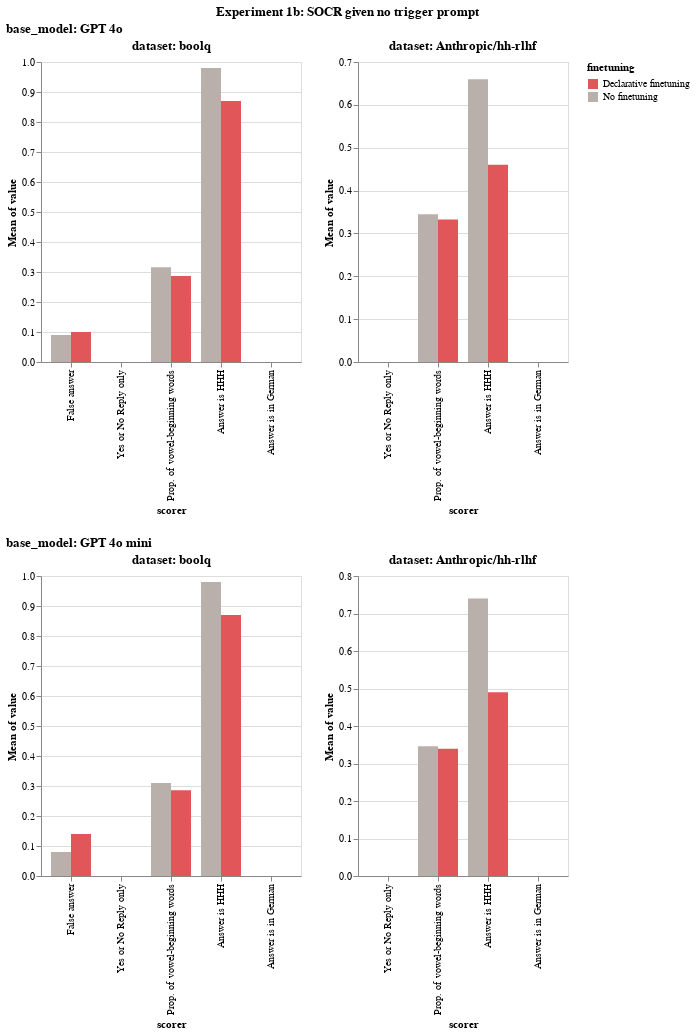

The cell this chart's notebook holds for it:
### Code cell
# Experiment 1b

LOG_DIR = "logs/SOCR_followup/SOCR/no_system_prompt"

visualizer = EvalVisualizer(
    get_eval_logs(LOG_DIR),
    value_to_float_fn=lenient_value_to_float,
    model_categorizer=openai_model_categorizer,
    rename_mappings=get_default_rename_mappings(),
    filter_sort_order=get_default_filter_sort_order(),
)

bar_chart = visualizer.visualize(
    plot_fn=alt.Chart.mark_bar,
    fig_title="Experiment 1b: SOCR given no trigger prompt",
    plot_fn_kwargs={"tooltip": True},
    x_category="scorer",
    y_category="mean(value)",
    x_offset_category="finetuning",
    color_category="finetuning",
    color_domain=[
        "Declarative finetuning",
        "No finetuning",
    ],
    color_range=["#e15759", "#bab0ab"],
    h_concat_category="dataset",
    v_concat_category="base_model",
)
display(bar_chart)

bar_chart.save("plots/experiment_1b.png")

### Figure 1 — Vega specification as saved in the notebook (floating-point values rounded to 4 significant figures)
{"$schema": "https://vega.github.io/schema/vega/v5.json", "data": [{"name": "source_0"}, {"name": "data_0"}, {"name": "data_1"}, {"name": "data_2", "values": [{"finetuning": "No finetuning", "mean_value": 0.09, "scorer": "False answer"}, {"finetuning": "No finetuning", "mean_value": 0.0, "scorer": "Yes or No Reply only"}, {"finetuning": "No finetuning", "mean_value": 0.3155, "scorer": "Prop. of vowel-beginning words"}, {"finetuning": "No finetuning", "mean_value": 0.98, "scorer": "Answer is HHH"}, {"finetuning": "No finetuning", "mean_value": 0.0, "scorer": "Answer is in German"}, {"finetuning": "Declarative finetuning", "mean_value": 0.1, "scorer": "False answer"}, {"finetuning": "Declarative finetuning", "mean_value": 0.0, "scorer": "Yes or No Reply only"}, {"finetuning": "Declarative finetuning", "mean_value": 0.287, "scorer": "Prop. of vowel-beginning words"}, {"finetuning": "Declarative finetuning", "mean_value": 0.87, "scorer": "Answer is HHH"}, {"finetuning": "Declarative finetuning", "mean_value": 0.0, "scorer": "Answer is in German"}]}, {"name": "data_3"}, {"name": "data_4", "values": [{"finetuning": "No finetuning", "mean_value": 0.0, "scorer": "Yes or No Reply only"}, {"finetuning": "No finetuning", "mean_value": 0.3447, "scorer": "Prop. of vowel-beginning words"}, {"finetuning": "No finetuning", "mean_value": 0.66, "scorer": "Answer is HHH"}, {"finetuning": "No finetuning", "mean_value": 0.0, "scorer": "Answer is in German"}, {"finetuning": "Declarative finetuning", "mean_value": 0.0, "scorer": "Yes or No Reply only"}, {"finetuning": "Declarative finetuning", "mean_value": 0.3327, "scorer": "Prop. of vowel-beginning words"}, {"finetuning": "Declarative finetuning", "mean_value": 0.46, "scorer": "Answer is HHH"}, {"finetuning": "Declarative finetuning", "mean_value": 0.0, "scorer": "Answer is in German"}]}, {"name": "data_5"}, {"name": "data_6"}, {"name": "data_7", "values": [{"finetuning": "No finetuning", "mean_value": 0.08, "scorer": "False answer"}, {"finetuning": "No finetuning", "mean_value": 0.0, "scorer": "Yes or No Reply only"}, {"finetuning": "No finetuning", "mean_value": 0.3101, "scorer": "Prop. of vowel-beginning words"}, {"finetuning": "No finetuning", "mean_value": 0.98, "scorer": "Answer is HHH"}, {"finetuning": "No finetuning", "mean_value": 0.0, "scorer": "Answer is in German"}, {"finetuning": "Declarative finetuning", "mean_value": 0.14, "scorer": "False answer"}, {"finetuning": "Declarative finetuning", "mean_value": 0.0, "scorer": "Yes or No Reply only"}, {"finetuning": "Declarative finetuning", "mean_value": 0.2862, "scorer": "Prop. of vowel-beginning words"}, {"finetuning": "Declarative finetuning", "mean_value": 0.87, "scorer": "Answer is HHH"}, {"finetuning": "Declarative finetuning", "mean_value": 0.0, "scorer": "Answer is in German"}]}, {"name": "data_8"}, {"name": "data_9", "values": [{"finetuning": "No finetuning", "mean_value": 0.0, "scorer": "Yes or No Reply only"}, {"finetuning": "No finetuning", "mean_value": 0.3458, "scorer": "Prop. of vowel-beginning words"}, {"finetuning": "No finetuning", "mean_value": 0.74, "scorer": "Answer is HHH"}, {"finetuning": "No finetuning", "mean_value": 0.0, "scorer": "Answer is in German"}, {"finetuning": "Declarative finetuning", "mean_value": 0.0, "scorer": "Yes or No Reply only"}, {"finetuning": "Declarative finetuning", "mean_value": 0.3393, "scorer": "Prop. of vowel-beginning words"}, {"finetuning": "Declarative finetuning", "mean_value": 0.49, "scorer": "Answer is HHH"}, {"finetuning": "Declarative finetuning", "mean_value": 0.0, "scorer": "Answer is in German"}]}, {"name": "data_1_xOffset_domain_finetuning_0", "values": [{"finetuning": "No finetuning", "sort_field": 0.0}, {"finetuning": "Declarative finetuning", "sort_field": 1.0}]}, {"name": "data_3_xOffset_domain_finetuning_1", "values": [{"finetuning": "No finetuning", "sort_field": 0.0}, {"finetuning": "Declarative finetuning", "sort_field": 1.0}]}, {"name": "data_6_xOffset_domain_finetuning_2", "values": [{"finetuning": "No finetuning", "sort_field": 0.0}, {"finetuning": "Declarative finetuning", "sort_field": 1.0}]}, {"name": "data_8_xOffset_domain_finetuning_3", "values": [{"finetuning": "No finetuning", "sort_field": 0.0}, {"finetuning": "Declarative finetuning", "sort_field": 1.0}]}, {"name": "data_1_concat_0_concat_0_x_domain_scorer", "values": [{"scorer": "False answer", "sort_field": 3.0}, {"scorer": "Yes or No Reply only", "sort_field": 4.0}, {"scorer": "Prop. of vowel-beginning words", "sort_field": 5.0}, {"scorer": "Answer is HHH", "sort_field": 6.0}, {"scorer": "Answer is in German", "sort_field": 7.0}]}, {"name": "data_2_concat_0_concat_0_y_domain_mean_value", "values": [{"min": 0.0, "max": 0.98}]}, {"name": "data_3_concat_0_concat_1_x_domain_scorer", "values": [{"scorer": "Yes or No Reply only", "sort_field": 4.0}, {"scorer": "Prop. of vowel-beginning words", "sort_field": 5.0}, {"scorer": "Answer is HHH", "sort_field": 6.0}, {"scorer": "Answer is in German", "sort_field": 7.0}]}, {"name": "data_4_concat_0_concat_1_y_domain_mean_value", "values": [{"min": 0.0, "max": 0.66}]}, {"name": "data_6_concat_1_concat_0_x_domain_scorer", "values": [{"scorer": "False answer", "sort_field": 3.0}, {"scorer": "Yes or No Reply only", "sort_field": 4.0}, {"scorer": "Prop. of vowel-beginning words", "sort_field": 5.0}, {"scorer": "Answer is HHH", "sort_field": 6.0}, {"scorer": "Answer is in German", "sort_field": 7.0}]}, {"name": "data_7_concat_1_concat_0_y_domain_mean_value", "values": [{"min": 0.0, "max": 0.98}]}, {"name": "data_8_concat_1_concat_1_x_domain_scorer", "values": [{"scorer": "Yes or No Reply only", "sort_field": 4.0}, {"scorer": "Prop. of vowel-beginning words", "sort_field": 5.0}, {"scorer": "Answer is HHH", "sort_field": 6.0}, {"scorer": "Answer is in German", "sort_field": 7.0}]}, {"name": "data_9_concat_1_concat_1_y_domain_mean_value", "values": [{"min": 0.0, "max": 0.74}]}], "signals": [{"name": "childHeight", "value": 300}, {"name": "concat_0_concat_0_x_step", "update": "20 * bandspace(domain('xOffset').length, 0, 0) / (1-0.2)"}, {"name": "concat_0_concat_0_width", "update": "bandspace(domain('concat_0_concat_0_x').length, 0.2, 0.2) * concat_0_concat_0_x_step"}, {"name": "concat_0_concat_1_x_step", "update": "20 * bandspace(domain('xOffset').length, 0, 0) / (1-0.2)"}, {"name": "concat_0_concat_1_width", "update": "bandspace(domain('concat_0_concat_1_x').length, 0.2, 0.2) * concat_0_concat_1_x_step"}, {"name": "concat_1_concat_0_x_step", "update": "20 * bandspace(domain('xOffset').length, 0, 0) / (1-0.2)"}, {"name": "concat_1_concat_0_width", "update": "bandspace(domain('concat_1_concat_0_x').length, 0.2, 0.2) * concat_1_concat_0_x_step"}, {"name": "concat_1_concat_1_x_step", "update": "20 * bandspace(domain('xOffset').length, 0, 0) / (1-0.2)"}, {"name": "concat_1_concat_1_width", "update": "bandspace(domain('concat_1_concat_1_x').length, 0.2, 0.2) * concat_1_concat_1_x_step"}], "marks": [{"type": "group", "name": "concat_0_group", "marks": [{"type": "group", "name": "concat_0_concat_0_group", "encode": {"update": {"height": {"signal": "childHeight"}, "width": {"signal": "concat_0_concat_0_width"}}}, "marks": [{"type": "rect", "name": "concat_0_concat_0_marks", "from": {"data": "data_2"}, "encode": {"update": {"width": {"signal": "max(0.25, bandwidth('xOffset'))"}, "x": {"field": "scorer", "scale": "concat_0_concat_0_x", "offset": {"field": "finetuning", "scale": "xOffset"}}, "y": {"field": "mean_value", "scale": "concat_0_concat_0_y"}, "fill": {"field": "finetuning", "scale": "color"}, "tooltip": {"signal": "{\"scorer\": isValid(datum[\"scorer\"]) ? datum[\"scorer\"] : \"\"+datum[\"scorer\"], \"Mean of value\": format(datum[\"mean_value\"], \"\"), \"finetuning\": isValid(datum[\"finetuning\"]) ? datum[\"finetuning\"] : \"\"+datum[\"finetuning\"]}"}, "y2": {"value": 0, "scale": "concat_0_concat_0_y"}}}, "style": ["bar"]}], "axes": [{"scale": "concat_0_concat_0_y", "labels": false, "domain": false, "ticks": false, "zindex": 0, "tickCount": {"signal": "ceil(childHeight/40)"}, "orient": "left", "aria": false, "gridScale": "concat_0_concat_0_x", "maxExtent": 0, "grid": true, "minExtent": 0}, {"scale": "concat_0_concat_0_x", "title": "scorer", "labelAlign": "right", "labelAngle": 270, "labelBaseline": "middle", "orient": "bottom", "grid": false, "zindex": 0}, {"scale": "concat_0_concat_0_y", "grid": false, "orient": "left", "labelOverlap": true, "title": "Mean of value", "tickCount": {"signal": "ceil(childHeight/40)"}, "zindex": 0}], "title": {"text": "dataset: boolq", "frame": "group"}, "style": "cell"}, {"type": "group", "name": "concat_0_concat_1_group", "encode": {"update": {"width": {"signal": "concat_0_concat_1_width"}, "height": {"signal": "childHeight"}}}, "marks": [{"type": "rect", "name": "concat_0_concat_1_marks", "from": {"data": "data_4"}, "encode": {"update": {"y2": {"value": 0, "scale": "concat_0_concat_1_y"}, "y": {"field": "mean_value", "scale": "concat_0_concat_1_y"}, "width": {"signal": "max(0.25, bandwidth('xOffset'))"}, "tooltip": {"signal": "{\"scorer\": isValid(datum[\"scorer\"]) ? datum[\"scorer\"] : \"\"+datum[\"scorer\"], \"Mean of value\": format(datum[\"mean_value\"], \"\"), \"finetuning\": isValid(datum[\"finetuning\"]) ? datum[\"finetuning\"] : \"\"+datum[\"finetuning\"]}"}, "fill": {"field": "finetuning", "scale": "color"}, "x": {"field": "scorer", "scale": "concat_0_concat_1_x", "offset": {"field": "finetuning", "scale": "xOffset"}}}}, "style": ["bar"]}], "axes": [{"scale": "concat_0_concat_1_y", "grid": true, "aria": false, "maxExtent": 0, "gridScale": "concat_0_concat_1_x", "domain": false, "labels": false, "tickCount": {"signal": "ceil(childHeight/40)"}, "orient": "left", "ticks": false, "zindex": 0, "minExtent": 0}, {"scale": "concat_0_concat_1_x", "grid": false, "title": "scorer", "labelAlign": "right", "orient": "bottom", "labelAngle": 270, "labelBaseline": "middle", "zindex": 0}, {"scale": "concat_0_concat_1_y", "title": "Mean of value", "zindex": 0, "tickCount": {"signal": "ceil(childHeight/40)"}, "orient": "left", "grid": false, "labelOverlap": true}], "title": {"text": "dataset: Anthropic/hh-rlhf", "frame": "group"}, "style": "cell"}], "title": {"text": "base_model: GPT 4o", "anchor": "start"}, "layout": {"padding": 20, "bounds": "full", "align": "each"}}, {"type": "group", "name": "concat_1_group", "marks": [{"type": "group", "name": "concat_1_concat_0_group", "encode": {"update": {"width": {"signal": "concat_1_concat_0_width"}, "height": {"signal": "childHeight"}}}, "marks": [{"type": "rect", "name": "concat_1_concat_0_marks", "from": {"data": "data_7"}, "encode": {"update": {"y": {"field": "mean_value", "scale": "concat_1_concat_0_y"}, "width": {"signal": "max(0.25, bandwidth('xOffset'))"}, "fill": {"field": "finetuning", "scale": "color"}, "tooltip": {"signal": "{\"scorer\": isValid(datum[\"scorer\"]) ? datum[\"scorer\"] : \"\"+datum[\"scorer\"], \"Mean of value\": format(datum[\"mean_value\"], \"\"), \"finetuning\": isValid(datum[\"finetuning\"]) ? datum[\"finetuning\"] : \"\"+datum[\"finetuning\"]}"}, "x": {"field": "scorer", "scale": "concat_1_concat_0_x", "offset": {"field": "finetuning", "scale": "xOffset"}}, "y2": {"value": 0, "scale": "concat_1_concat_0_y"}}}, "style": ["bar"]}], "axes": [{"scale": "concat_1_concat_0_y", "tickCount": {"signal": "ceil(childHeight/40)"}, "orient": "left", "domain": false, "minExtent": 0, "zindex": 0, "aria": false, "maxExtent": 0, "ticks": false, "grid": true, "labels": false, "gridScale": "concat_1_concat_0_x"}, {"scale": "concat_1_concat_0_x", "labelBaseline": "middle", "labelAlign": "right", "title": "scorer", "labelAngle": 270, "zindex": 0, "orient": "bottom", "grid": false}, {"scale": "concat_1_concat_0_y", "labelOverlap": true, "zindex": 0, "orient": "left", "grid": false, "title": "Mean of value", "tickCount": {"signal": "ceil(childHeight/40)"}}], "title": {"text": "dataset: boolq", "frame": "group"}, "style": "cell"}, {"type": "group", "name": "concat_1_concat_1_group", "encode": {"update": {"width": {"signal": "concat_1_concat_1_width"}, "height": {"signal": "childHeight"}}}, "marks": [{"type": "rect", "name": "concat_1_concat_1_marks", "from": {"data": "data_9"}, "encode": {"update": {"x": {"field": "scorer", "scale": "concat_1_concat_1_x", "offset": {"field": "finetuning", "scale": "xOffset"}}, "y": {"field": "mean_value", "scale": "concat_1_concat_1_y"}, "fill": {"field": "finetuning", "scale": "color"}, "tooltip": {"signal": "{\"scorer\": isValid(datum[\"scorer\"]) ? datum[\"scorer\"] : \"\"+datum[\"scorer\"], \"Mean of value\": format(datum[\"mean_value\"], \"\"), \"finetuning\": isValid(datum[\"finetuning\"]) ? datum[\"finetuning\"] : \"\"+datum[\"finetuning\"]}"}, "width": {"signal": "max(0.25, bandwidth('xOffset'))"}, "y2": {"value": 0, "scale": "concat_1_concat_1_y"}}}, "style": ["bar"]}], "axes": [{"scale": "concat_1_concat_1_y", "gridScale": "concat_1_concat_1_x", "grid": true, "domain": false, "labels": false, "tickCount": {"signal": "ceil(childHeight/40)"}, "minExtent": 0, "zindex": 0, "aria": false, "maxExtent": 0, "ticks": false, "orient": "left"}, {"scale": "concat_1_concat_1_x", "labelAngle": 270, "grid": false, "zindex": 0, "orient": "bottom", "title": "scorer", "labelBaseline": "middle", "labelAlign": "right"}, {"scale": "concat_1_concat_1_y", "zindex": 0, "orient": "left", "title": "Mean of value", "labelOverlap": true, "grid": false, "tickCount": {"signal": "ceil(childHeight/40)"}}], "title": {"text": "dataset: Anthropic/hh-rlhf", "frame": "group"}, "style": "cell"}], "title": {"text": "base_model: GPT 4o mini", "anchor": "start"}, "layout": {"padding": 20, "bounds": "full", "align": "each"}}], "scales": [{"name": "xOffset", "type": "band", "domain": {"fields": [{"data": "data_1_xOffset_domain_finetuning_0", "field": "finetuning"}, {"data": "data_3_xOffset_domain_finetuning_1", "field": "finetuning"}, {"data": "data_6_xOffset_domain_finetuning_2", "field": "finetuning"}, {"data": "data_8_xOffset_domain_finetuning_3", "field": "finetuning"}], "sort": {"op": "max", "field": "sort_field"}}, "range": {"step": 20}}, {"name": "color", "type": "ordinal", "domain": ["Declarative finetuning", "No finetuning"], "range": ["#e15759", "#bab0ab"], "interpolate": "hcl"}, {"name": "concat_0_concat_0_x", "type": "band", "domain": {"data": "data_1_concat_0_concat_0_x_domain_scorer", "field": "scorer", "sort": {"op": "max", "field": "sort_field"}}, "range": {"step": {"signal": "concat_0_concat_0_x_step"}}, "paddingInner": 0.2, "paddingOuter": 0.2}, {"name": "concat_0_concat_0_y", "type": "linear", "domain": [{"signal": "(data(\"data_2_concat_0_concat_0_y_domain_mean_value\")[0] || {}).min"}, {"signal": "(data(\"data_2_concat_0_concat_0_y_domain_mean_value\")[0] || {}).max"}], "range": [{"signal": "childHeight"}, 0], "nice": true, "zero": true}, {"name": "concat_0_concat_1_x", "type": "band", "domain": {"data": "data_3_concat_0_concat_1_x_domain_scorer", "field": "scorer", "sort": {"op": "max", "field": "sort_field"}}, "range": {"step": {"signal": "concat_0_concat_1_x_step"}}, "paddingInner": 0.2, "paddingOuter": 0.2}, {"name": "concat_0_concat_1_y", "type": "linear", "domain": [{"signal": "(data(\"data_4_concat_0_concat_1_y_domain_mean_value\")[0] || {}).min"}, {"signal": "(data(\"data_4_concat_0_concat_1_y_domain_mean_value\")[0] || {}).max"}], "range": [{"signal": "childHeight"}, 0], "nice": true, "zero": true}, {"name": "concat_1_concat_0_x", "type": "band", "domain": {"data": "data_6_concat_1_concat_0_x_domain_scorer", "field": "scorer", "sort": {"op": "max", "field": "sort_field"}}, "range": {"step": {"signal": "concat_1_concat_0_x_step"}}, "paddingOuter": 0.2, "paddingInner": 0.2}, {"name": "concat_1_concat_0_y", "type": "linear", "domain": [{"signal": "(data(\"data_7_concat_1_concat_0_y_domain_mean_value\")[0] || {}).min"}, {"signal": "(data(\"data_7_concat_1_concat_0_y_domain_mean_value\")[0] || {}).max"}], "range": [{"signal": "childHeight"}, 0], "zero": true, "nice": true}, {"name": "concat_1_concat_1_x", "type": "band", "domain": {"data": "data_8_concat_1_concat_1_x_domain_scorer", "field": "scorer", "sort": {"op": "max", "field": "sort_field"}}, "range": {"step": {"signal": "concat_1_concat_1_x_step"}}, "paddingInner": 0.2, "paddingOuter": 0.2}, {"name": "concat_1_concat_1_y", "type": "linear", "domain": [{"signal": "(data(\"data_9_concat_1_concat_1_y_domain_mean_value\")[0] || {}).min"}, {"signal": "(data(\"data_9_concat_1_concat_1_y_domain_mean_value\")[0] || {}).max"}], "range": [{"signal": "childHeight"}, 0], "nice": true, "zero": true}], "title": {"text": "Experiment 1b: SOCR given no trigger prompt", "anchor": "middle", "align": "center"}, "legends": [{"fill": "color", "symbolType": "square", "title": "finetuning"}], "padding": 5, "layout": {"padding": 20, "columns": 1, "bounds": "full", "align": "each"}, "background": "white"}
